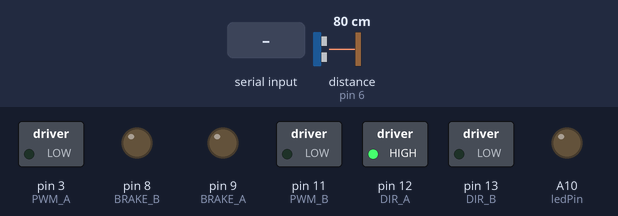
Bench run of a sketch on a simulated Arduino Mega 2560, built with avr-gcc and run on an emulated ATmega2560. Shown: switched loads named in the sketch (green lamp = pin HIGH), output pins drawn as LEDs (lit = HIGH). Wiring (inferred from the names in the program): ultrasonic range finder: trigger pin 2; echo pin 6. The test bench sets the inputs (shaded band); at power-on: distance to the obstacle (sensor on pin 6) 80 cm. The echo pulse lasts 58.3 µs per cm; pins used as bus, display or sensor lines are not drawn; what the sketch prints to the serial monitor is not drawn.

Above: at 1.2 s.
1.3 s: "1" received over Serial
At 3.9 s:
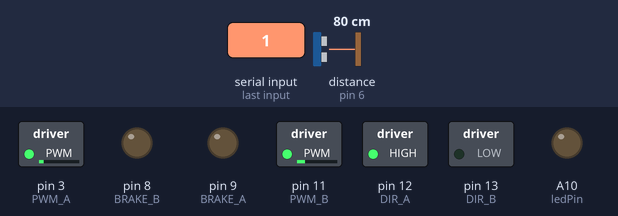
4.3 s: byte 0 (0) received over Serial
At 6.1 s:
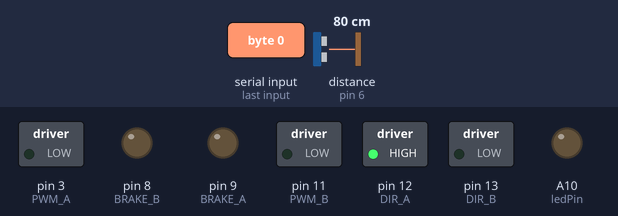
Timing chart, 0 to 13.3 s (numbered marks = the images above; inputs shaded):
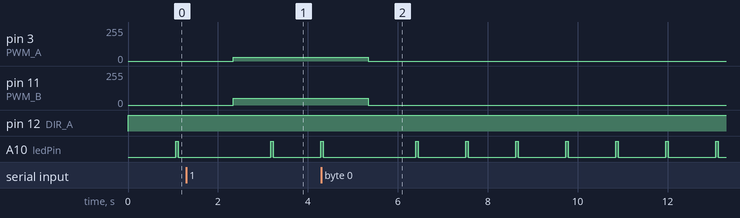

The sketch:

KalmanFilter.ino
```cpp
//Ultraschall:
#define echoPin 6 // Echo Pin
#define trigPin 2 // Trigger Pin
#define ledPin A10

int maximumRange = 200; // Maximum range needed
int minimumRange = 0; // Minimum range needed
float duration, distance; // Duration used to calculate distance
int v=0;
int i=0;

//Motor:
const int
PWM_A   = 3, PWM_B   = 11 ,
DIR_A   = 12, DIR_B  = 13 ,
BRAKE_A = 9, BRAKE_B = 8;

void setup() {
 Serial.begin (9600);
 pinMode(trigPin, OUTPUT);
 pinMode(echoPin, INPUT);

 pinMode(ledPin, OUTPUT);


 //Setup Channel A
  pinMode(DIR_A, OUTPUT); //Initiates Motor Channel A pin
  pinMode(BRAKE_A, OUTPUT); //Initiates Brake Channel A pin

  //Setup Channel B
  pinMode(DIR_B, OUTPUT); //Initiates Motor Channel B pin
  pinMode(BRAKE_B, OUTPUT);  //Initiates Brake Channel B pin
}

void loop() {
i++;
digitalWrite(ledPin, LOW);

/* The following trigPin/echoPin cycle is used to determine the
 distance of the nearest object by bouncing soundwaves off of it. */
 digitalWrite(trigPin, LOW);
 delayMicroseconds(2);

 digitalWrite(trigPin, HIGH);
 delayMicroseconds(10);

 digitalWrite(trigPin, LOW);
 duration = pulseIn(echoPin, HIGH);

 //Calculate the distance (in cm) based on the speed of sound.
 distance = duration/58.2;

  digitalWrite(BRAKE_A, LOW);  // setting brake LOW disable motor brake
  digitalWrite(BRAKE_B, LOW);
  digitalWrite(DIR_A, HIGH);   // setting direction to HIGH the motor will spin forward
  digitalWrite(DIR_B, LOW);


 Serial.println(distance);

    if(Serial.available()>0) // if there is data to read
   {
     delay(1000);
    v=Serial.read();
   analogWrite(PWM_A, v-20);     // Set the speed of the motor, 255 is the maximum value
  analogWrite(PWM_B, v);
  if(v==0) {
    analogWrite(PWM_A, 0);     // Set the speed of the motor, 255 is the maximum value
  analogWrite(PWM_B, 0);
  }
  }


 if (i==20) {
 digitalWrite(ledPin, HIGH);
 i=0; }

 //Delay 500ms before next reading.
 delay(50);
}
```

Measured:
- after the input at 1.3 s, pin 3 (PWM_A): 0/255 → 29/255 after 1.0 s; pin 11 (PWM_B): 0/255 → 49/255 after 1.0 s
- after the input at 4.3 s, pin 3 (PWM_A): 29/255 → 0/255 after 1.0 s; pin 11 (PWM_B): 49/255 → 0/255 after 1.0 s
- by itself, A10 (ledPin): repeats every 1.1 s: HIGH 0.05 s, LOW 1.1 s
